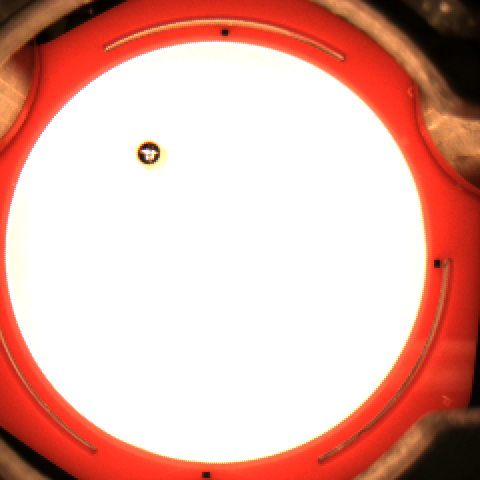
%> input picture matlab/SI-1/image_552.bmp, 480 x 480 px
$ octave Si_1_experimentation.m   (GNU Octave 9; MATLAB toolbox functions it lacks are replaced by stand-ins)
%> lines starting %> are read from the running program, lines starting %| are printed output that depends on the picture
% %% Using imfindcircles
% clc
% clear all
% close all
%
% A = imread('image_552.bmp');
% A = A(:,:,2);
% imshow(A)
%
% Rmin = 10;
% Rmax = 20;
% tic
% [centersDark, radiiDark] = imfindcircles(A,[Rmin Rmax],'ObjectPolarity','dark');
% toc
% viscircles(centersDark, radiiDark,'LineStyle','--');

%% Using fft to genreate correlation
clc
clear all
close all

ImageTest = imcomplement(imread('image_552.bmp')); %%image_552 dans statique zmin version 2 /bmp
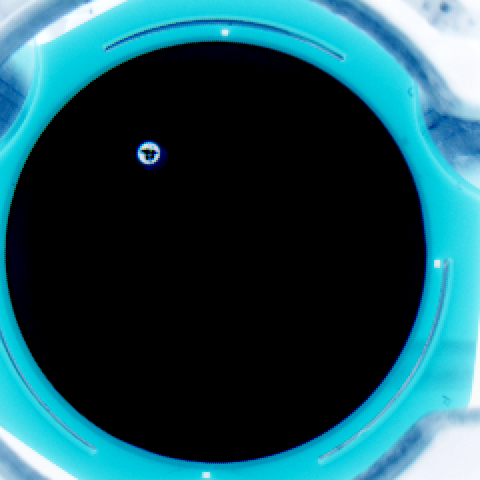
%> ImageTest: size 480x480x3 uint8; mean R, G, B 27.7, 78.1, 87.5
ImageBille = imcomplement(imread('Bille_zmin.bmp'));
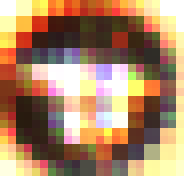
%> input picture matlab/SI-1/Bille_zmin.bmp, 23 x 22 px (shown 8 times larger)
MeanBille = (ImageBille(:,:,1)./3 + ImageBille(:,:,2)./3 + ImageBille(:,:,3)./3);
MeanImage = (ImageTest(:,:,1)./3 + ImageTest(:,:,2)./3 + ImageTest(:,:,3)./3);
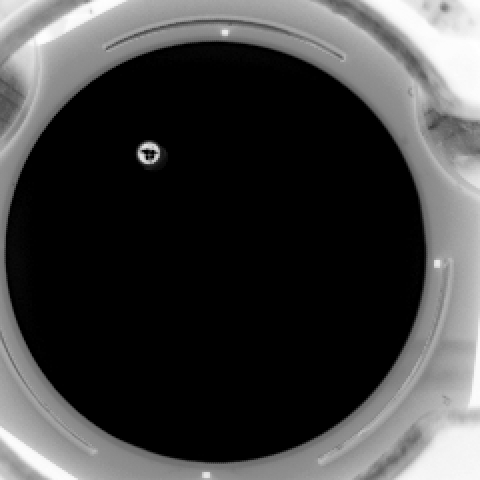
%> MeanImage: size 480x480 uint8; min 0, max 255, mean 64.4
%imshow(MeanBille)
%edge(MeanImage)

%Corr閘ation entre Bille et Image Teste
L = length(MeanBille) + length(MeanImage)- 1;
%> L = 502
H = size(MeanBille,1) + size(MeanImage,1)-1;
%> H = 501

BB = padarray(MeanBille,[H-size(MeanBille,1) L-length(MeanBille)],0,'post');
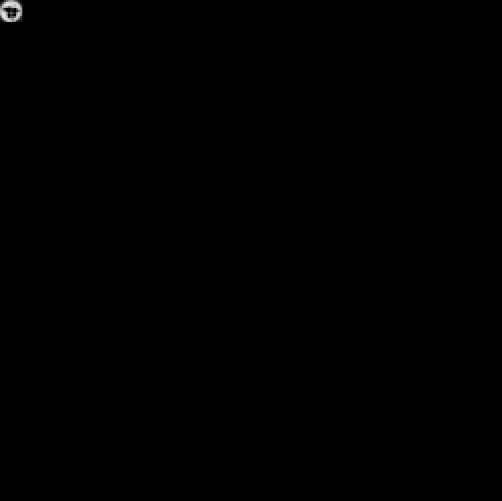
%> BB: size 501x502 uint8; min 0, max 228, mean 0.2
II = padarray(MeanImage,[H-size(MeanImage,1) L-length(MeanImage)],0,'post');
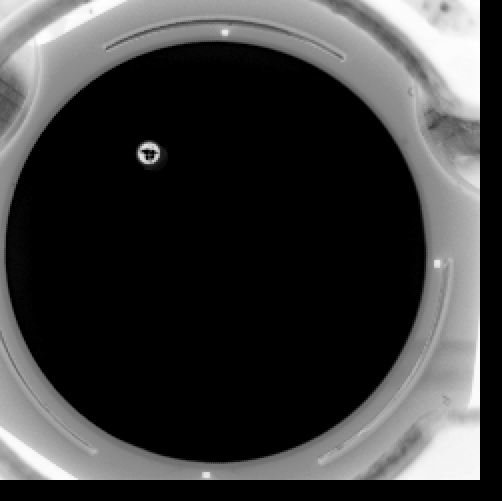
%> II: size 501x502 uint8; min 0, max 255, mean 59
Bfft = fft2(BB);
Ifft = fft2(II);
%xcf = fftshift((ifft2(Ifft .* conj(Bfft))));
xcf = (ifft2(Ifft .* conj(Bfft)));
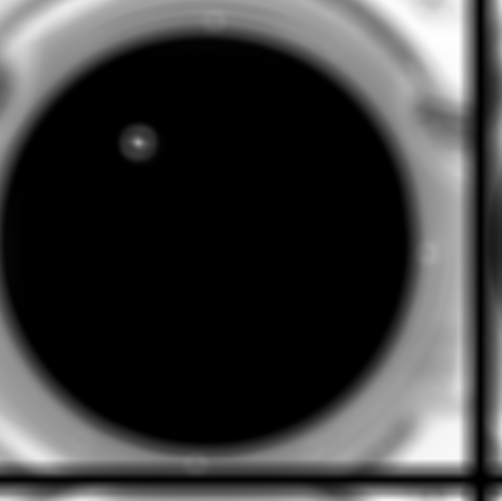
%> xcf: size 501x502 double; min -7.77e-09, max 15295659, mean 3579576.2; drawn with min black and max white
figure, surf(xcf), shading flat %Afficher le resultat de la correlation
%> after `shading flat`:
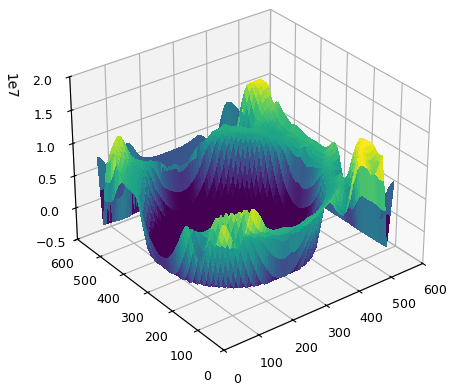
%> figure redrawn from the program's plot data
% [10 lines of commented-out code are left out]

%% Using xcorr2 to generate correlation
% [7 lines of commented-out code are left out]
